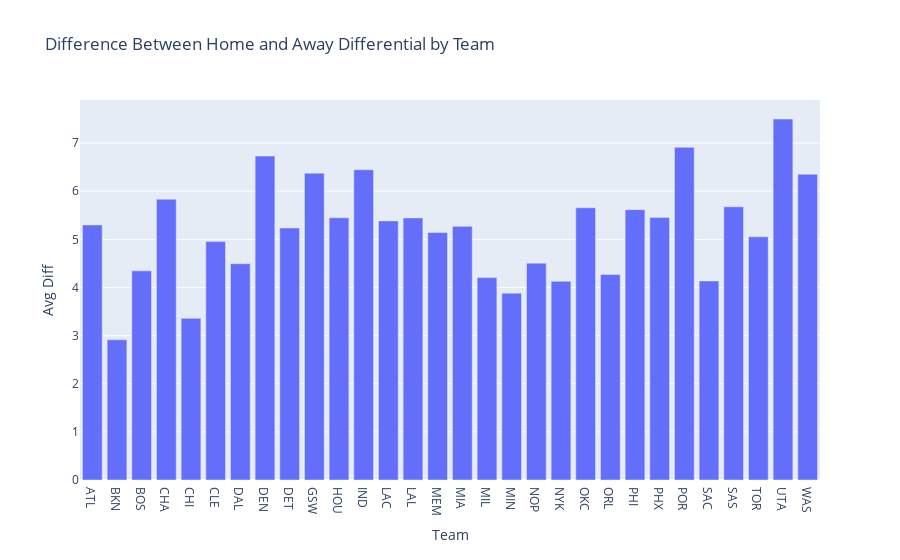

The cell this chart's notebook holds for it:
### Code cell
# Which teams have the biggest advantage at home vs away?

df = df_scores[['team', 'diff differential']].groupby('team').mean().reset_index()

data = [go.Bar(
    x = df['team'],
    y = df['diff differential']
)]

layout = go.Layout(
    title = 'Difference Between Home and Away Differential by Team',
    xaxis = dict(title = 'Team'),
    yaxis = dict(title = 'Avg Diff'),
    hovermode = 'closest'
)

fig = go.Figure(data=data, layout=layout)
fig.show()

### Figure 1 — Plotly figure (JSON) as saved in the notebook; plotly's stock layout.template omitted (floating-point values rounded to 4 significant figures)
{"data": [{"type": "bar", "x": ["ATL", "BKN", "BOS", "CHA", "CHI", "CLE", "DAL", "DEN", "DET", "GSW", "HOU", "IND", "LAC", "LAL", "MEM", "MIA", "MIL", "MIN", "NOP", "NYK", "OKC", "ORL", "PHI", "PHX", "POR", "SAC", "SAS", "TOR", "UTA", "WAS"], "y": [5.299, 2.913, 4.345, 5.834, 3.36, 4.954, 4.495, 6.732, 5.236, 6.375, 5.448, 6.447, 5.384, 5.446, 5.143, 5.27, 4.206, 3.883, 4.506, 4.128, 5.657, 4.271, 5.618, 5.456, 6.912, 4.136, 5.676, 5.055, 7.501, 6.354]}], "layout": {"hovermode": "closest", "title": {"text": "Difference Between Home and Away Differential by Team"}, "xaxis": {"title": {"text": "Team"}}, "yaxis": {"title": {"text": "Avg Diff"}}}}
